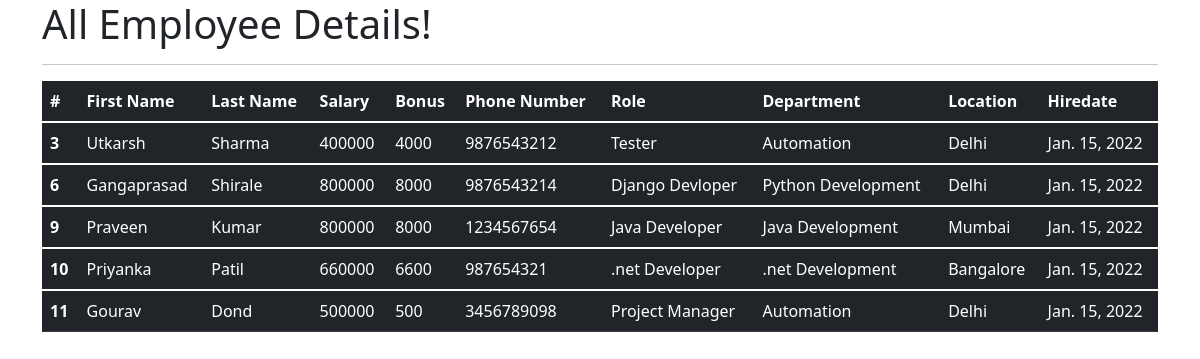
The app's page /all_emp with its own data.
### emp_app/models.py (models this page shows, shortened)
class Employee(models.Model):
    first_name = models.CharField(max_length=100, null=False)
    last_name = models.CharField(max_length=100)
    dept = models.ForeignKey(Department, on_delete=models.CASCADE)
    salary = models.IntegerField(default=0)
    bonus = models.IntegerField(default=0)
    role = models.ForeignKey(Role, on_delete=models.CASCADE)
    phone = models.IntegerField(default=0)
    hire_date = models.DateField()
    def __str__(self):
        return "%s %s %s" %(self.first_name, self.last_name, self.phone)

class Role(models.Model):
    name = models.CharField(max_length=100, null=False)

class Department(models.Model):
    name = models.CharField(max_length=100,null=False)
    location = models.CharField(max_length=100)

### emp_app/views.py (the view)
# urls.py: path('all_emp', views.all_emp, name='all_emp'),
def all_emp(request):
    emps = Employee.objects.all()
    context = {
        'emps': emps
    }
    print(context)
    return render(request, 'view_all_emp.html', context)

### emp_app/templates/view_all_emp.html (shortened to what this page needs)
<!DOCTYPE html>
<html lang="en">
<head>
  <link href="https://cdn.jsdelivr.net/npm/bootstrap@5.1.3/dist/css/bootstrap.min.css" rel="stylesheet">
</head>
  <body>
  <div class="container">
          <h1>All Employee Details!</h1>
      <hr>
     <table class="table table-dark">
  <thead>
    <tr>
      <th scope="col">#</th>
      <th scope="col">First Name</th>
      <th scope="col">Last Name</th>
      <th scope="col">Salary</th>
      <th scope="col">Bonus</th>
      <th scope="col">Phone Number</th>
      <th scope="col">Role</th>
      <th scope="col">Department</th>
      <th scope="col">Location</th>
      <th scope="col">Hiredate</th>
    </tr>
  </thead>
         {% for emp in emps %}
  <tbody>
    <tr>
      <th scope="row">{{emp.id}}</th>
      <td>{{emp.first_name}}</td>
      <td>{{emp.last_name}}</td>
      <td>{{emp.salary}}</td>
      <td>{{emp.bonus}}</td>
      <td>{{emp.phone}}</td>
      <td>{{emp.role.name}}</td>
      <td>{{emp.dept.name}}</td>
      <td>{{emp.dept.location}}</td>
      <td>{{emp.hire_date}}</td>
    </tr>
  </tbody>
         {% endfor %}
</table>
  </div>
  </body>
</html>

### records on screen
Employee: id "3", first_name "Utkarsh", last_name "Sharma", salary "400000", bonus "4000", phone "9876543212", role.name "Tester", dept.name "Automation", dept.location "Delhi", hire_date "Jan. 15, 2022"
Employee: id "6", first_name "Gangaprasad", last_name "Shirale", salary "800000", bonus "8000", phone "9876543214", role.name "Django Devloper", dept.name "Python Development", dept.location "Delhi", hire_date "Jan. 15, 2022"
Employee: id "9", first_name "Praveen", last_name "Kumar", salary "800000", bonus "8000", phone "1234567654", role.name "Java Developer", dept.name "Java Development", dept.location "Mumbai", hire_date "Jan. 15, 2022"
Employee: id "10", first_name "Priyanka", last_name "Patil", salary "660000", bonus "6600", phone "987654321", role.name ".net Developer", dept.name ".net Development", dept.location "Bangalore", hire_date "Jan. 15, 2022"
Employee: id "11", first_name "Gourav", last_name "Dond", salary "500000", bonus "500", phone "3456789098", role.name "Project Manager", dept.name "Automation", dept.location "Delhi", hire_date "Jan. 15, 2022"
